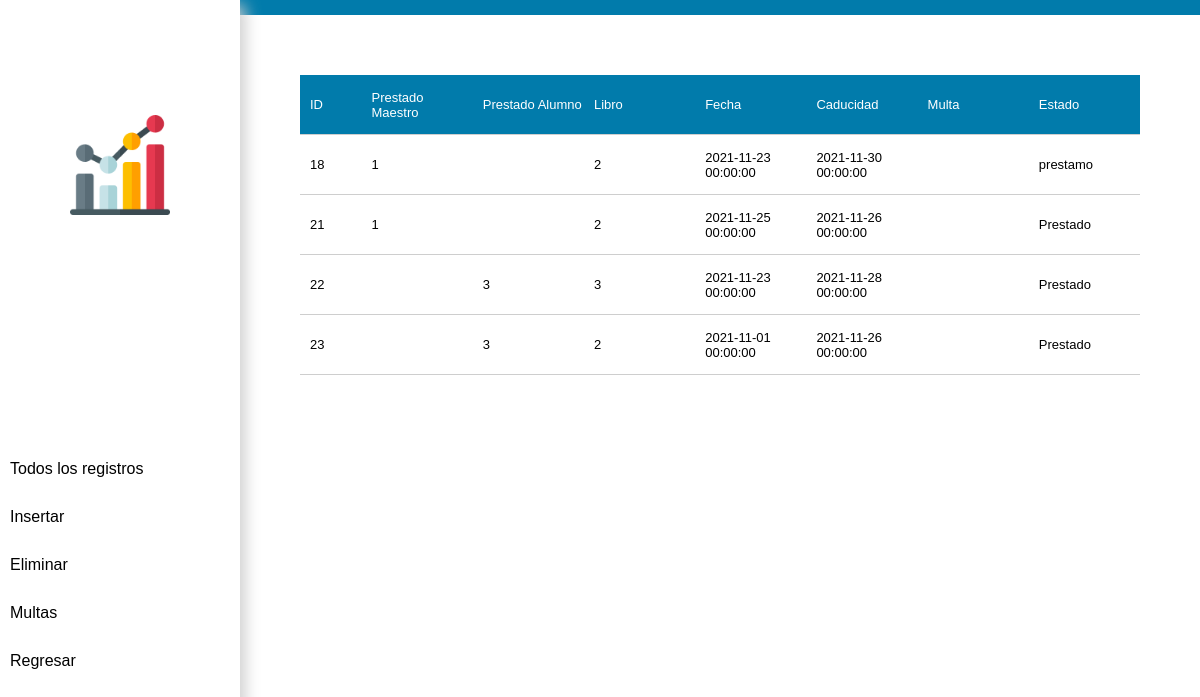
The app's page /biblioteca_/prestamos/registros.php with its own data.
### tables this page shows
CREATE TABLE `prestamo` (
  `id` int(11) NOT NULL,
  `id_maestro` int(11) DEFAULT NULL,
  `id_alumno` int(11) DEFAULT NULL,
  `id_libro` int(11) DEFAULT NULL,
  `fechaPrestamo` datetime NOT NULL,
  `fechaEntrega` datetime NOT NULL,
  `multa` int(11) DEFAULT NULL,
  `estatus` varchar(15) NOT NULL
);

### biblioteca_/prestamos/querys/select.php (the view, shortened to what this page needs)
<?php
function registros(){
$conexion = conexion();
$sql = "SELECT * FROM prestamo";
$datos = $conexion->query($sql);
if($datos->num_rows > 0){
   while($row = $datos->fetch_assoc()){
      $id = $row['id'];
      $id_maestro = $row['id_maestro'];
      $id_alumno = $row['id_alumno'];
      $id_libro = $row['id_libro'];
      $fechaPrestamo = $row['fechaPrestamo'];
      $fechaEntrega = $row['fechaEntrega'];
      $multa = $row['multa'];
      $estatus = $row['estatus'];
      echo("
      <div class='content'>
        <div id='id'>$id</div>
        <div>$id_maestro</div>
        <div>$id_alumno</div>
        <div>$id_libro</div>
        <div>$fechaPrestamo</div>
        <div>$fechaEntrega</div>
        <div>$multa</div>
        <div>$estatus</div>
      </div>
      ");
   }
}
}
?>

### biblioteca_/prestamos/registros.php (shortened to what this page needs)
<?php
include('querys/select.php');
include('querys/menu-empleado.php');
?>
<!DOCTYPE html >
<html lang="en" dir="ltr">
    <head>
        <link rel="stylesheet" href="style.css">
    </head>
    <body>
        <main>
            <section class="nav">
                <img src="./img/statistics.png" class="img-empleado" alt="role">
                <div class="navigation">
                    <?php
                        menuEmpleado();
                    ?>
                </div>
            </section>
            <section class="formulario-sec">
                <div class="content-row">
                    <div class="content" style="justify-content:center;background:#017bab;color:#fff;">
                        <div id="id">ID</div>
                        <div>Prestado Maestro</div>
                        <div>Prestado Alumno</div>
                        <div>Libro</div>
                        <div>Fecha</div>
                        <div>Caducidad</div>
                        <div>Multa</div>
                        <div>Estado</div>
                    </div>
                <?php
                registros();
                ?>
                </div>
            </section>
        </main>
    </body>

### biblioteca_/prestamos/querys/menu-empleado.php
<?php
function menuEmpleado(){
    echo('
        <a href="/biblioteca/prestamos/registros.php"><div class="nav-item">Todos los registros</div></a>
        <a href="/biblioteca/prestamos/alumno-add.php"><div class="nav-item">Insertar</div></a>
        <a href="/biblioteca/prestamos/eliminar.php"><div class="nav-item">Eliminar</div></a>
        <a href="/biblioteca/prestamos/querys/multas.php"><div class="nav-item">Multas</div></a>
        <a href="/biblioteca/panel.html"><div class="nav-item">Regresar</div></a>
    ');
}
?>

### biblioteca_/prestamos/style.css (style rules this page uses)
* { margin: 0; padding: 0; box-sizing: border-box; }
body * { font-family:Arial, Helvetica, sans-serif; text-decoration: none; }
main { display: flex; }
.nav { height: 100vh; width: 20vw; background-color: #fff; box-shadow: 5px 5px 15px #cecece; overflow: hidden; display: flex; flex-direction: column; justify-content: space-around; align-items: center; z-index: 1; }
.img-empleado { height: 100px; }
.navigation { width:100%; }
.nav-item { width: 100%; padding: 15px 10px; color:#000; font-weight: 500; }
.formulario-sec { border-top: solid 15px #017bab; height: 100vh; width: 80vw; padding: 5%; background-color:#fff; }
.content-row { display:flex; flex-direction: column; }
.content { display:flex; }
.content div { display: flex; justify-content:left; align-items: center; width: 18.5%; height: 60px; font-size: 13px; padding-left: 10px; overflow:hidden; border-bottom: solid 1px #cecece; }
div#id { width: 10%; }

### records on screen
prestamo: id "18", id_maestro "1", id_libro "2", fechaPrestamo "2021-11-23 00:00:00", fechaEntrega "2021-11-30 00:00:00", estatus "prestamo"
prestamo: id "21", id_maestro "1", id_libro "2", fechaPrestamo "2021-11-25 00:00:00", fechaEntrega "2021-11-26 00:00:00", estatus "Prestado"
prestamo: id "22", id_alumno "3", id_libro "3", fechaPrestamo "2021-11-23 00:00:00", fechaEntrega "2021-11-28 00:00:00", estatus "Prestado"
prestamo: id "23", id_alumno "3", id_libro "2", fechaPrestamo "2021-11-01 00:00:00", fechaEntrega "2021-11-26 00:00:00", estatus "Prestado"
